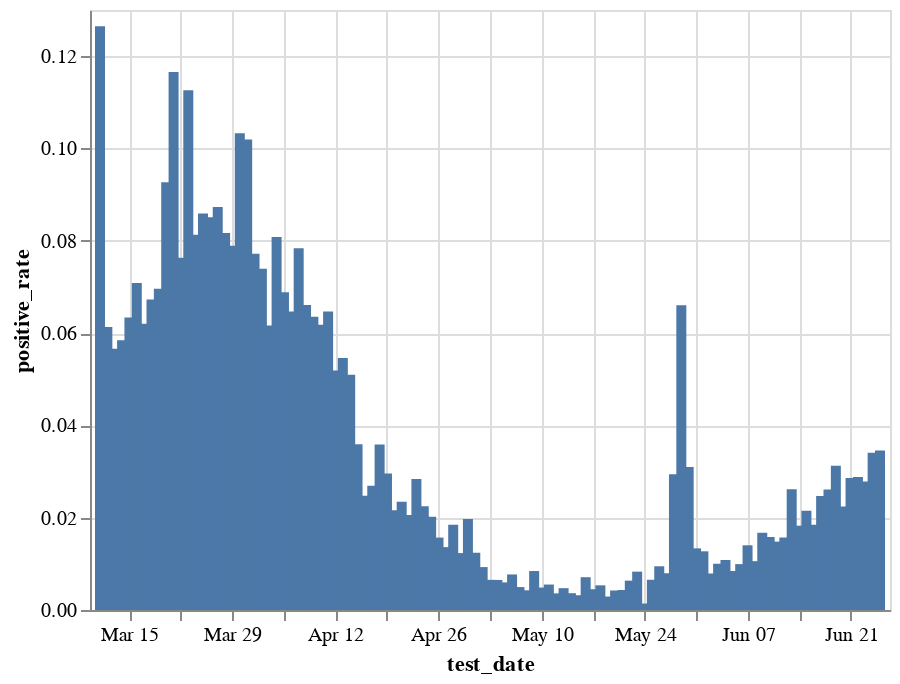

The cell this chart's notebook holds for it:
### Code cell
pr = (bdi[(bdi.test_date>'2020') & (bdi.test_date<'2021')&(bdi.corona_result.isin(['positive', 'negative'])) & (bdi.is_first_Test=='Yes')]
 .groupby(['test_date', 'corona_result']).size().unstack()
 .assign(positive_rate=lambda x: x.positive/(x.positive+x.negative))[['positive_rate']])

alt.Chart(pr.reset_index()).mark_bar().encode(
    x='test_date',
    y='positive_rate',
    tooltip=['test_date', 'positive_rate']
).interactive()

### Figure 1 — Vega-Lite specification as saved in the notebook (floating-point values rounded to 4 significant figures)
{"config": {"view": {"continuousWidth": 400, "continuousHeight": 300}}, "data": {"name": "data-3e9999efe2f20ca2505a0cecb8fcacf0"}, "mark": "bar", "encoding": {"tooltip": [{"type": "temporal", "field": "test_date"}, {"type": "quantitative", "field": "positive_rate"}], "x": {"type": "temporal", "field": "test_date"}, "y": {"type": "quantitative", "field": "positive_rate"}}, "selection": {"selector006": {"type": "interval", "bind": "scales", "encodings": ["x", "y"]}}, "$schema": "https://vega.github.io/schema/vega-lite/v4.8.1.json", "datasets": {"data-3e9999efe2f20ca2505a0cecb8fcacf0": [{"test_date": "2020-03-11T00:00:00", "positive_rate": 0.1265}, {"test_date": "2020-03-12T00:00:00", "positive_rate": 0.06134}, {"test_date": "2020-03-13T00:00:00", "positive_rate": 0.0566}, {"test_date": "2020-03-14T00:00:00", "positive_rate": 0.05847}, {"test_date": "2020-03-15T00:00:00", "positive_rate": 0.06337}, {"test_date": "2020-03-16T00:00:00", "positive_rate": 0.07087}, {"test_date": "2020-03-17T00:00:00", "positive_rate": 0.06203}, {"test_date": "2020-03-18T00:00:00", "positive_rate": 0.06729}, {"test_date": "2020-03-19T00:00:00", "positive_rate": 0.06959}, {"test_date": "2020-03-20T00:00:00", "positive_rate": 0.0927}, {"test_date": "2020-03-21T00:00:00", "positive_rate": 0.1166}, {"test_date": "2020-03-22T00:00:00", "positive_rate": 0.07633}, {"test_date": "2020-03-23T00:00:00", "positive_rate": 0.1126}, {"test_date": "2020-03-24T00:00:00", "positive_rate": 0.08132}, {"test_date": "2020-03-25T00:00:00", "positive_rate": 0.0859}, {"test_date": "2020-03-26T00:00:00", "positive_rate": 0.08512}, {"test_date": "2020-03-27T00:00:00", "positive_rate": 0.08732}, {"test_date": "2020-03-28T00:00:00", "positive_rate": 0.08168}, {"test_date": "2020-03-29T00:00:00", "positive_rate": 0.0789}, {"test_date": "2020-03-30T00:00:00", "positive_rate": 0.1033}, {"test_date": "2020-03-31T00:00:00", "positive_rate": 0.1019}, {"test_date": "2020-04-01T00:00:00", "positive_rate": 0.07718}, {"test_date": "2020-04-02T00:00:00", "positive_rate": 0.07395}, {"test_date": "2020-04-03T00:00:00", "positive_rate": 0.06162}, {"test_date": "2020-04-04T00:00:00", "positive_rate": 0.08083}, {"test_date": "2020-04-05T00:00:00", "positive_rate": 0.06886}, {"test_date": "2020-04-06T00:00:00", "positive_rate": 0.06467}, {"test_date": "2020-04-07T00:00:00", "positive_rate": 0.0784}, {"test_date": "2020-04-08T00:00:00", "positive_rate": 0.06607}, {"test_date": "2020-04-09T00:00:00", "positive_rate": 0.06351}, {"test_date": "2020-04-10T00:00:00", "positive_rate": 0.06183}, {"test_date": "2020-04-11T00:00:00", "positive_rate": 0.06467}, {"test_date": "2020-04-12T00:00:00", "positive_rate": 0.05189}, {"test_date": "2020-04-13T00:00:00", "positive_rate": 0.05462}, {"test_date": "2020-04-14T00:00:00", "positive_rate": 0.05098}, {"test_date": "2020-04-15T00:00:00", "positive_rate": 0.0359}, {"test_date": "2020-04-16T00:00:00", "positive_rate": 0.02478}, {"test_date": "2020-04-17T00:00:00", "positive_rate": 0.02694}, {"test_date": "2020-04-18T00:00:00", "positive_rate": 0.03587}, {"test_date": "2020-04-19T00:00:00", "positive_rate": 0.02955}, {"test_date": "2020-04-20T00:00:00", "positive_rate": 0.02159}, {"test_date": "2020-04-21T00:00:00", "positive_rate": 0.02347}, {"test_date": "2020-04-22T00:00:00", "positive_rate": 0.02057}, {"test_date": "2020-04-23T00:00:00", "positive_rate": 0.02838}, {"test_date": "2020-04-24T00:00:00", "positive_rate": 0.0225}, {"test_date": "2020-04-25T00:00:00", "positive_rate": 0.02019}, {"test_date": "2020-04-26T00:00:00", "positive_rate": 0.01569}, {"test_date": "2020-04-27T00:00:00", "positive_rate": 0.01362}, {"test_date": "2020-04-28T00:00:00", "positive_rate": 0.01848}, {"test_date": "2020-04-29T00:00:00", "positive_rate": 0.01234}, {"test_date": "2020-04-30T00:00:00", "positive_rate": 0.0197}, {"test_date": "2020-05-01T00:00:00", "positive_rate": 0.01241}, {"test_date": "2020-05-02T00:00:00", "positive_rate": 0.009298}, {"test_date": "2020-05-03T00:00:00", "positive_rate": 0.006532}, {"test_date": "2020-05-04T00:00:00", "positive_rate": 0.006511}, {"test_date": "2020-05-05T00:00:00", "positive_rate": 0.005982}, {"test_date": "2020-05-06T00:00:00", "positive_rate": 0.007708}, {"test_date": "2020-05-07T00:00:00", "positive_rate": 0.004971}, {"test_date": "2020-05-08T00:00:00", "positive_rate": 0.004268}, {"test_date": "2020-05-09T00:00:00", "positive_rate": 0.008443}, {"test_date": "2020-05-10T00:00:00", "positive_rate": 0.004864}, {"test_date": "2020-05-11T00:00:00", "positive_rate": 0.005514}, {"test_date": "2020-05-12T00:00:00", "positive_rate": 0.003606}, {"test_date": "2020-05-13T00:00:00", "positive_rate": 0.00473}, {"test_date": "2020-05-14T00:00:00", "positive_rate": 0.003641}, {"test_date": "2020-05-15T00:00:00", "positive_rate": 0.003196}, {"test_date": "2020-05-16T00:00:00", "positive_rate": 0.007105}, {"test_date": "2020-05-17T00:00:00", "positive_rate": 0.004507}, {"test_date": "2020-05-18T00:00:00", "positive_rate": 0.005344}, {"test_date": "2020-05-19T00:00:00", "positive_rate": 0.002915}, {"test_date": "2020-05-20T00:00:00", "positive_rate": 0.004228}, {"test_date": "2020-05-21T00:00:00", "positive_rate": 0.004336}, {"test_date": "2020-05-22T00:00:00", "positive_rate": 0.006365}, {"test_date": "2020-05-23T00:00:00", "positive_rate": 0.00831}, {"test_date": "2020-05-24T00:00:00", "positive_rate": 0.001406}, {"test_date": "2020-05-25T00:00:00", "positive_rate": 0.006551}, {"test_date": "2020-05-26T00:00:00", "positive_rate": 0.009475}, {"test_date": "2020-05-27T00:00:00", "positive_rate": 0.007968}, {"test_date": "2020-05-28T00:00:00", "positive_rate": 0.02943}, {"test_date": "2020-05-29T00:00:00", "positive_rate": 0.06604}, {"test_date": "2020-05-30T00:00:00", "positive_rate": 0.03101}, {"test_date": "2020-05-31T00:00:00", "positive_rate": 0.01336}, {"test_date": "2020-06-01T00:00:00", "positive_rate": 0.01272}, {"test_date": "2020-06-02T00:00:00", "positive_rate": 0.007912}, {"test_date": "2020-06-03T00:00:00", "positive_rate": 0.01002}, {"test_date": "2020-06-04T00:00:00", "positive_rate": 0.01083}, {"test_date": "2020-06-05T00:00:00", "positive_rate": 0.008443}, {"test_date": "2020-06-06T00:00:00", "positive_rate": 0.009941}, {"test_date": "2020-06-07T00:00:00", "positive_rate": 0.01402}, {"test_date": "2020-06-08T00:00:00", "positive_rate": 0.01058}, {"test_date": "2020-06-09T00:00:00", "positive_rate": 0.01673}, {"test_date": "2020-06-10T00:00:00", "positive_rate": 0.01581}, {"test_date": "2020-06-11T00:00:00", "positive_rate": 0.01482}, {"test_date": "2020-06-12T00:00:00", "positive_rate": 0.01571}, {"test_date": "2020-06-13T00:00:00", "positive_rate": 0.02614}, {"test_date": "2020-06-14T00:00:00", "positive_rate": 0.01827}, {"test_date": "2020-06-15T00:00:00", "positive_rate": 0.02151}, {"test_date": "2020-06-16T00:00:00", "positive_rate": 0.01846}, {"test_date": "2020-06-17T00:00:00", "positive_rate": 0.02472}, {"test_date": "2020-06-18T00:00:00", "positive_rate": 0.0261}, {"test_date": "2020-06-19T00:00:00", "positive_rate": 0.03127}, {"test_date": "2020-06-20T00:00:00", "positive_rate": 0.02242}, {"test_date": "2020-06-21T00:00:00", "positive_rate": 0.0286}, {"test_date": "2020-06-22T00:00:00", "positive_rate": 0.02882}, {"test_date": "2020-06-23T00:00:00", "positive_rate": 0.02783}, {"test_date": "2020-06-24T00:00:00", "positive_rate": 0.03406}, {"test_date": "2020-06-25T00:00:00", "positive_rate": 0.03457}]}}
